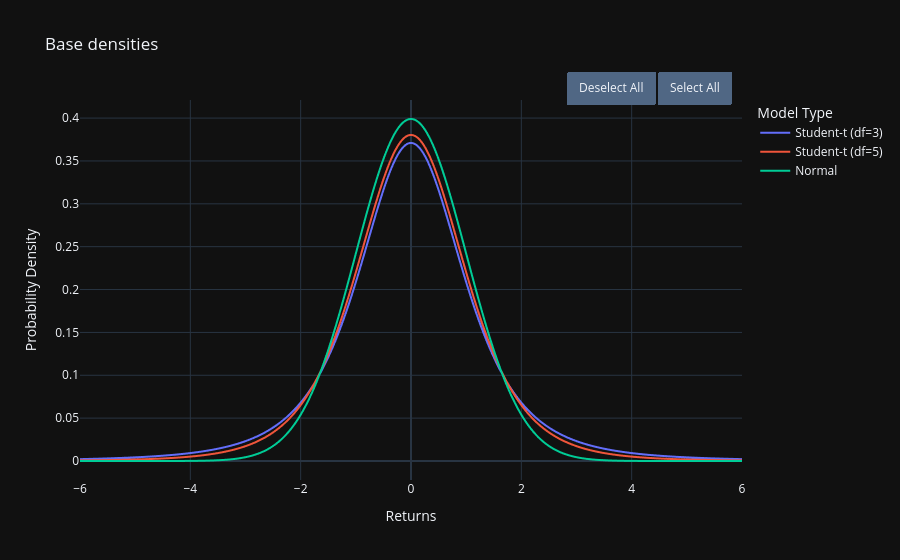

The notebook cell saved with this chart:
### Code cell
df = pd.DataFrame({
    "x": x,
    "Student-t (df=3)": pdf_t3,
    "Student-t (df=5)": pdf_t5,
    "Normal": pdf_normal
})

fig = px.line(
    df, 
    x="x", 
    y=[col for col in df.columns if col != "x"],
    title="Base densities",
    labels={"value": "Density", "variable": "Distribution", "x": "Returns"},
    template="plotly_dark"
)

fig.update_traces(line=dict(width=2))

fig.update_layout(
    legend_title_text='Model Type',
    yaxis=dict(title="Probability Density")
)

px_select_menu(fig)
fig.show()

### Figure 1 — Plotly figure (JSON) as saved in the notebook; plotly's stock layout.template omitted (floating-point values rounded to 4 significant figures; data arrays with more than 128 entries replaced by an {"elided": "..."} marker saying what was removed)
{"data": [{"hovertemplate": "Distribution=Student-t (df=3)<br>Returns=%{x}<br>Density=%{y}<extra></extra>", "legendgroup": "Student-t (df=3)", "line": {"color": "#636efa", "dash": "solid", "width": 2}, "marker": {"symbol": "circle"}, "mode": "lines", "name": "Student-t (df=3)", "showlegend": true, "type": "scattergl", "x": {"elided": "1000 float values"}, "xaxis": "x", "y": {"elided": "1000 float values"}, "yaxis": "y"}, {"hovertemplate": "Distribution=Student-t (df=5)<br>Returns=%{x}<br>Density=%{y}<extra></extra>", "legendgroup": "Student-t (df=5)", "line": {"color": "#EF553B", "dash": "solid", "width": 2}, "marker": {"symbol": "circle"}, "mode": "lines", "name": "Student-t (df=5)", "showlegend": true, "type": "scattergl", "x": {"elided": "1000 float values"}, "xaxis": "x", "y": {"elided": "1000 float values"}, "yaxis": "y"}, {"hovertemplate": "Distribution=Normal<br>Returns=%{x}<br>Density=%{y}<extra></extra>", "legendgroup": "Normal", "line": {"color": "#00cc96", "dash": "solid", "width": 2}, "marker": {"symbol": "circle"}, "mode": "lines", "name": "Normal", "showlegend": true, "type": "scattergl", "x": {"elided": "1000 float values"}, "xaxis": "x", "y": {"elided": "1000 float values"}, "yaxis": "y"}], "layout": {"legend": {"title": {"text": "Model Type"}, "tracegroupgap": 0}, "title": {"text": "Base densities"}, "updatemenus": [{"buttons": [{"args": ["visible", "legendonly"], "label": "Deselect All", "method": "restyle"}, {"args": ["visible", true], "label": "Select All", "method": "restyle"}], "direction": "left", "pad": {"r": 10, "t": 10}, "showactive": false, "type": "buttons", "x": 1, "xanchor": "right", "y": 1.1, "yanchor": "top"}], "xaxis": {"anchor": "y", "domain": [0, 1], "title": {"text": "Returns"}}, "yaxis": {"anchor": "x", "domain": [0, 1], "title": {"text": "Probability Density"}}}}
